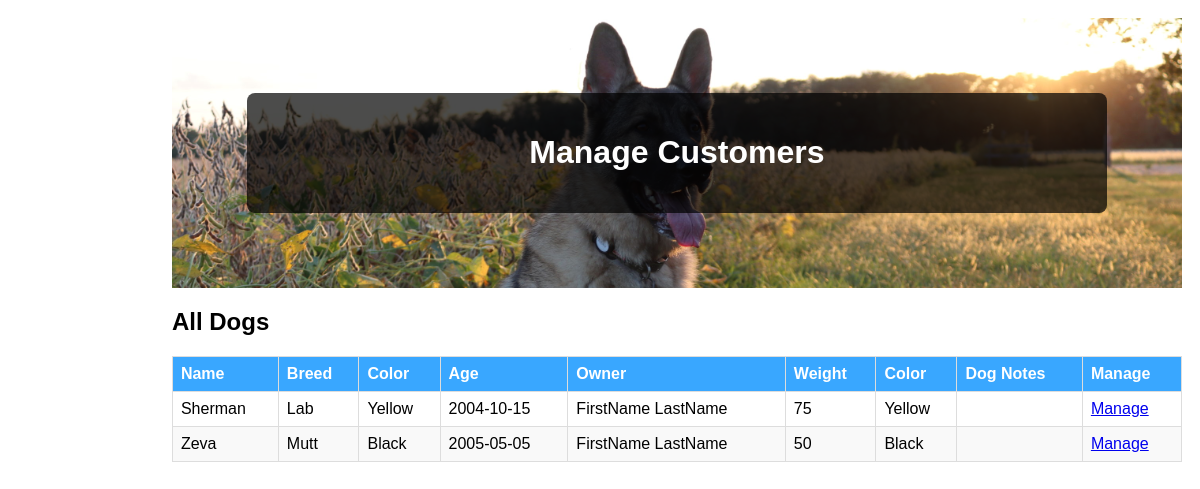
/php/AdminPortal/ViewDogs.php (signed in), run on an earlier commit of the app's database.
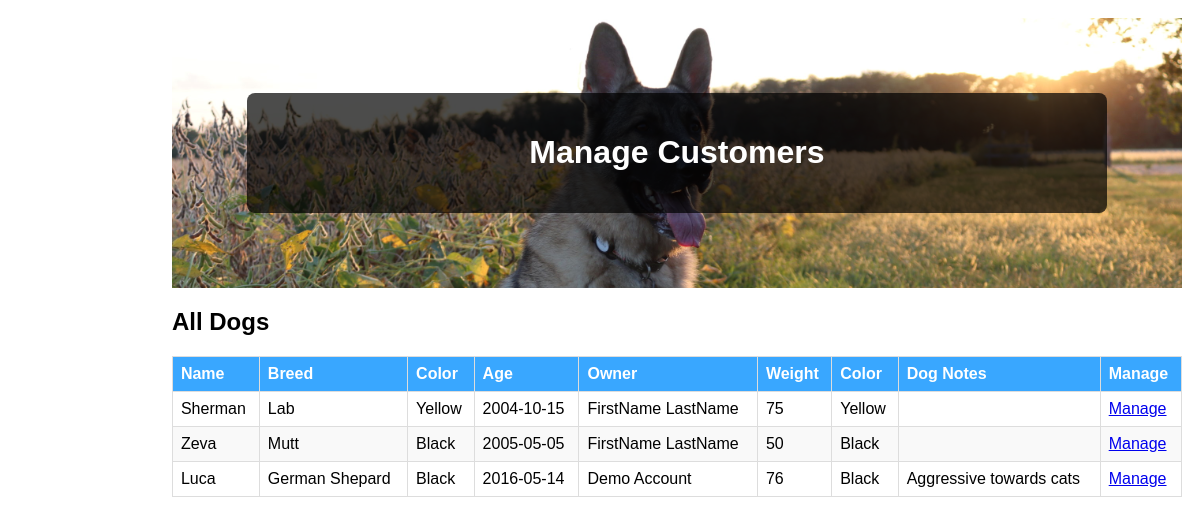
And on a later commit of the database.
### tables this page shows
CREATE TABLE `dog` (
  `DogID` int(11) NOT NULL,
  `DogName` varchar(30) NOT NULL,
  `Breed` varchar(30) NOT NULL,
  `DogDOB` date NOT NULL,
  `Sex` char(1) NOT NULL,
  `isFixed` tinyint(1) NOT NULL,
  `Weight` int(3) NOT NULL,
  `Color` varchar(16) NOT NULL,
  `HasForms` tinyint(1) NOT NULL DEFAULT 0,
  `DogOtherInfo` varchar(500) NOT NULL,
  `CustID` int(11) NOT NULL
);

CREATE TABLE `customer` (
  `CustID` bigint(20) NOT NULL,
  `CustFirstName` varchar(100) NOT NULL,
  `CustLastName` varchar(100) NOT NULL,
  `CustPhone` varchar(20) NOT NULL,
  `CustAddress` varchar(100) NOT NULL,
  `CustCity` varchar(100) NOT NULL,
  `CustState` varchar(100) NOT NULL,
  `CustZip` varchar(100) NOT NULL,
  `AcctEmail` varchar(100) NOT NULL,
  `User_ID` bigint(20) NOT NULL
);

### php/UserHandling/classes/Config.php (called while the page is built)
<?php
class Config {
    public static function get($path = null) {
        if($path) {
            $config = $GLOBALS['config'];
            $path = explode('/',$path);
            foreach($path as $bit ) {
                if(isset($config[$bit])) {
                    $config = $config[$bit];
                } else {
                    return false;
                }
            }
            return $config;
        }
        return false;
    }
}

### php/UserHandling/classes/DB.php (called while the page is built, shortened)
<?php
class DB {
    private static $_instance = null;
    private $_pdo,
            $_query,
            $_lastQuery,
            $_error = false,
            $_results,
            $_count = 0;
    private function __construct() {
        try {
            $this->_pdo = new PDO('mysql:host=' . Config::get('mysql/host') . ';dbname=' . Config::get('mysql/db'),Config::get('mysql/username'), Config::get('mysql/password'));
        } catch (PDOException $e) {
            die($e->getMessage());
        }
    }
    public static function getInstance() {
        if(!isset(self::$_instance)) {
            self::$_instance = new DB();
        }
        return self::$_instance;
    }
    public function query($sql, $params = array()) {
        $this->_error = false;
        if($this->_query = $this->_pdo->prepare($sql)) {
            $x=1;
            if(count($params)) {
                foreach($params as $param) {
                    $this->_query->bindValue($x, $param);
                    $x++;
                }
            }
            if($this->_query->execute()) {
                $this->_results = $this->_query->fetchAll(PDO::FETCH_OBJ);
                $this->_count = $this->_query->rowCount();
            } else {
                $this->_error = true;
            }
        }
        return $this;
    }
    public function get($table, $where) {
        return $this->action('SELECT *', $table, $where);
    }
    public function results() {
        return $this->_results;
    }
    public function first() {
        return $this->results()[0];
    }
    private function action ($action, $table, $where = array()) {
        if(count($where) === 3) {
            $operators = array('=','>','<','<=','>=');
            $field      = $where[0];
            $operator   = $where[1];
            $value      = $where[2];
            if (in_array($operator, $operators)) {
                $sql = "{$action} FROM {$table} WHERE {$field} {$operator} ?";
                if(!$this->query($sql,array($value))->error()) {
                    return $this;
                }
            }
        }
        return false;
    }
    public function count() {
        return $this->_count;
    }
    public function error() {
        return $this->_error;
    }
}

### php/UserHandling/classes/User.php (called while the page is built, shortened)
<?php
class User {
    private $_db,
            $_data,
            $_sessionName,
            $_cookieName,
            $_isLoggedIn;
    public function __construct($user = null) {
        $this->_db = DB::getInstance();
        $this->_sessionName = Config::get('session/session_name');
        if(!$user) {
            if(Session::exists($this->_sessionName)) {
                $user = Session::get($this->_sessionName);
                if($this->find($user)) {
                    $this->_isLoggedIn = true;
                } else {
                }
            }
        } else {
            $this->find($user);
        }
    }
    public function find($user = null) {
        if($user) {
            $field = (is_numeric($user)) ? 'id' : 'username';
            $data = $this->_db->get('users', array($field, '=', $user));
            if($data->count() > 0) {
                return true;
            }
        }
        return false;
    }
    public function isLoggedIn() {
        return $this->_isLoggedIn;
    }
}

### php/UserHandling/classes/Session.php (called while the page is built, shortened)
<?php
class Session {
    public static function exists($name) {
        return (isset($_SESSION[$name])) ? true : false;
    }
    public static function get($name) {
        return $_SESSION[$name];
    }
}

### php/UserHandling/classes/Dog.php (called while the page is built, shortened)
<?php
class Dog {
    private $_db,
            $_dogData,
            $_sessionName;
    public function __construct() {
        $this->_db = DB::getInstance();
    }
    public function findAllDogs() {
        $data = $this->_db->get('dog', array('1', '=', '1'));
        if($data->count() > 0) {
            $this->_dogData = $data->results();
            return true;
        }
        return false;
    }
    public function data(){
        return $this->_dogData;
    }
}

### php/UserHandling/classes/Customer.php (called while the page is built, shortened)
<?php
class Customer {
    private $_db,
            $_customerData,
            $_sessionName;
    public function __construct() {
        $this->_db = DB::getInstance();
    }
    public function getCustomerData() {
        return $this->_customerData;
    }
    public function findCustInfoWithCustID($customer = null){
        if($customer){
            $fields = 'CustID';
            $data = $this->_db->get('customer', array($fields, '=', $customer));
            if($data->count() > 0) {
                $this->_customerData = $data->first();
                return true;
            }
        }else{
            return false;
        }
    }
}

### php/AdminPortal/ViewDogs.php (the view, shortened to what the changed rows need)
<?php
    $user = new User();
    if($user->isLoggedIn()) {
?>
<!DOCTYPE html>
<html>
<head>
    <link rel="stylesheet" href="/PeaceOfHeavenWebPage/css/AdminHome.css">
</head>
<body>
    <div class=content>
        <div class="header">
            <div class="welcome-box">
            <h1>Manage Customers</h1>
            </div>
        </div>
        <h2>All Dogs</h2>
        <table>
            <thead>
            <tr>
                <th>Name</th>
                <th>Breed</th>
                <th>Color</th>
                <th>Age</th>
                <th>Owner</th>
                <th>Weight</th>
                <th>Color</th>
                <th>Dog Notes</th>
                <th>Manage</th>
            </tr>
            </thead>
            <tbody>
            <?php
                $dog = new Dog();
                $customer = new Customer();
                $dog->findAllDogs();
                $allDogs = $dog->data();
                if(!empty($allDogs)){
                    foreach ($allDogs as $dog){
                        $customer->findCustInfoWithCustID($dog->CustID);
                        $customerData = $customer->getCustomerData();
                        echo '<tr>';
                        echo '<td>' . $dog->DogName . '</td>';
                        echo '<td>' . $dog->Breed . '</td>';
                        echo '<td>' . $dog->Color . '</td>';
                        echo '<td>' . $dog->DogDOB .'</td>';
                        echo '<td>' . $customerData->CustFirstName . ' ' . $customerData->CustLastName . '</td>';
                        echo '<td>' . $dog->Weight . '</td>';
                        echo '<td>' . $dog->Color . '</td>';
                        echo '<td>' . $dog->DogOtherInfo . '</td>';
                        echo '<td>'
                            . '<p><a href="ManageDogInfo.php?DogID='
                            . urlencode($dog->DogID) .'">Manage</a></p>'.
                            '</td>';
                        echo '</tr>';
                    }
                }
            ?>
            </tbody>
        </table>
        <br><br>
</div>
</body>
</html>
<?php
}else{Redirect::to('../UserHandling/login.php');} ?>

What changed in the data, as far as the page shows it:
added dog: DogName "Luca", Breed "German Shepard", Color "Black", DogDOB "2016-05-14", CustID.CustFirstName "Demo", CustID.CustLastName "Account", Weight "76", DogOtherInfo "Aggressive towards cats"
